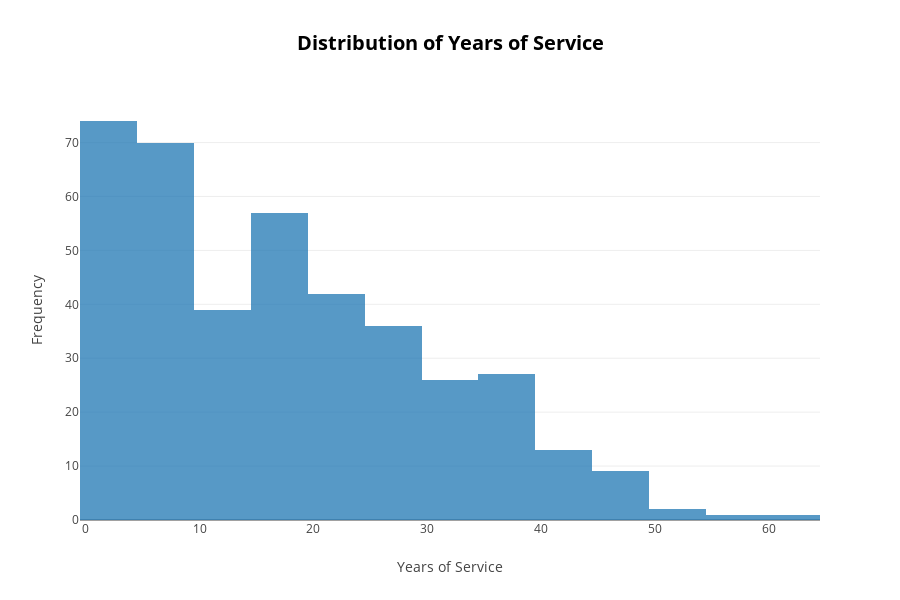

Notebook cell for this chart:
### Code cell
data = [go.Histogram(x = academic_salary['yrs.service'], opacity=0.75)]

layout = go.Layout(
    #showlegend = True,
    height = 600,
    width = 900,
    title = '<b>Distribution of Years of Service</b>',
    titlefont = dict(
        size = 20, color ='black'),
    xaxis=dict(
        title="Years of Service"),
    yaxis= dict(
        title = 'Frequency'),
    
)
fig = dict(data=data, layout=layout )
py.offline.iplot(fig)

### Figure 1 — Plotly figure (JSON) as saved in the notebook; plotly's stock layout.template omitted (floating-point values rounded to 4 significant figures; data arrays with more than 128 entries replaced by an {"elided": "..."} marker saying what was removed)
{"data": [{"opacity": 0.75, "type": "histogram", "x": {"elided": "397 int values"}}], "layout": {"height": 600, "title": "<b>Distribution of Years of Service</b>", "titlefont": {"color": "black", "size": 20}, "width": 900, "xaxis": {"title": "Years of Service"}, "yaxis": {"title": "Frequency"}}}
